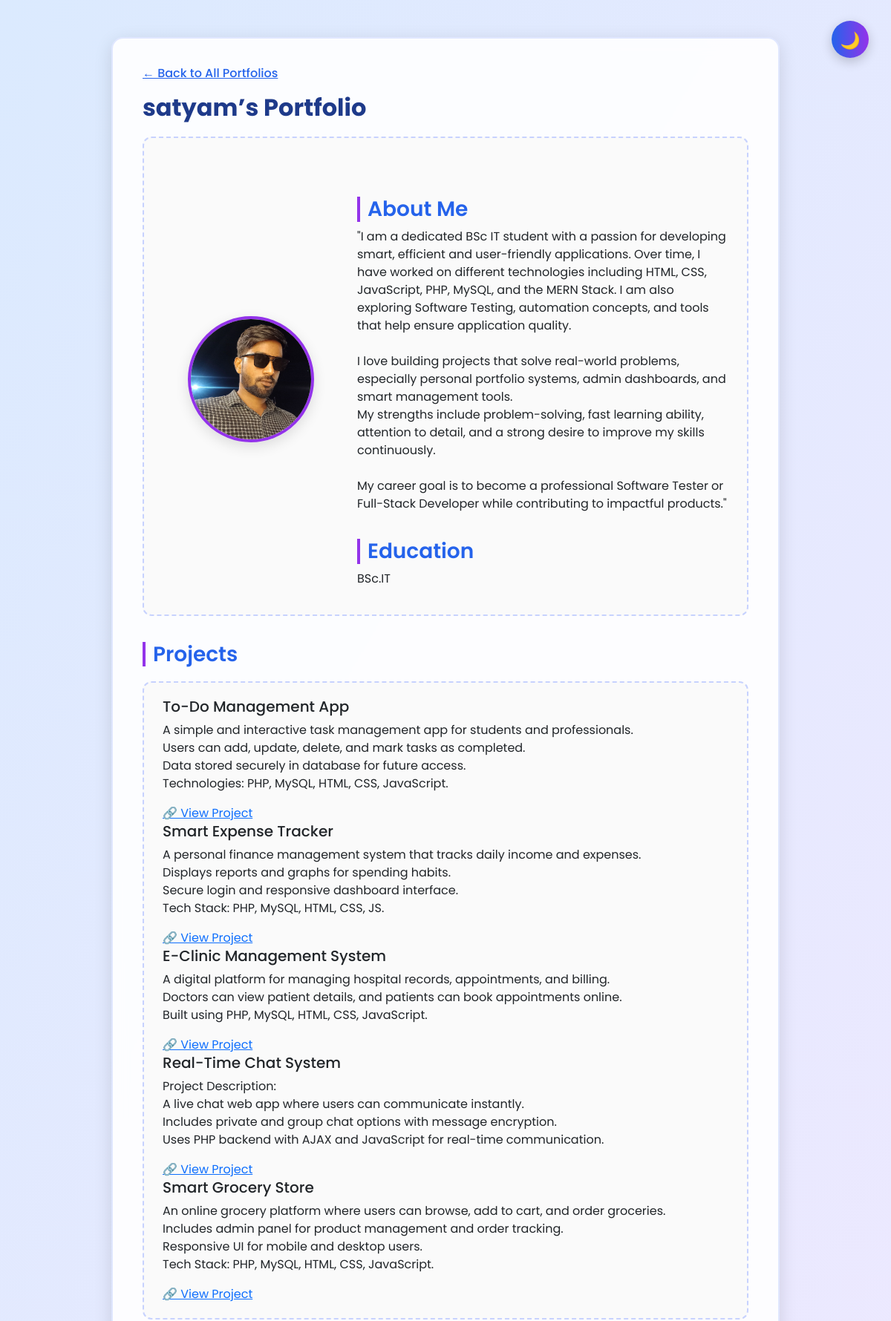
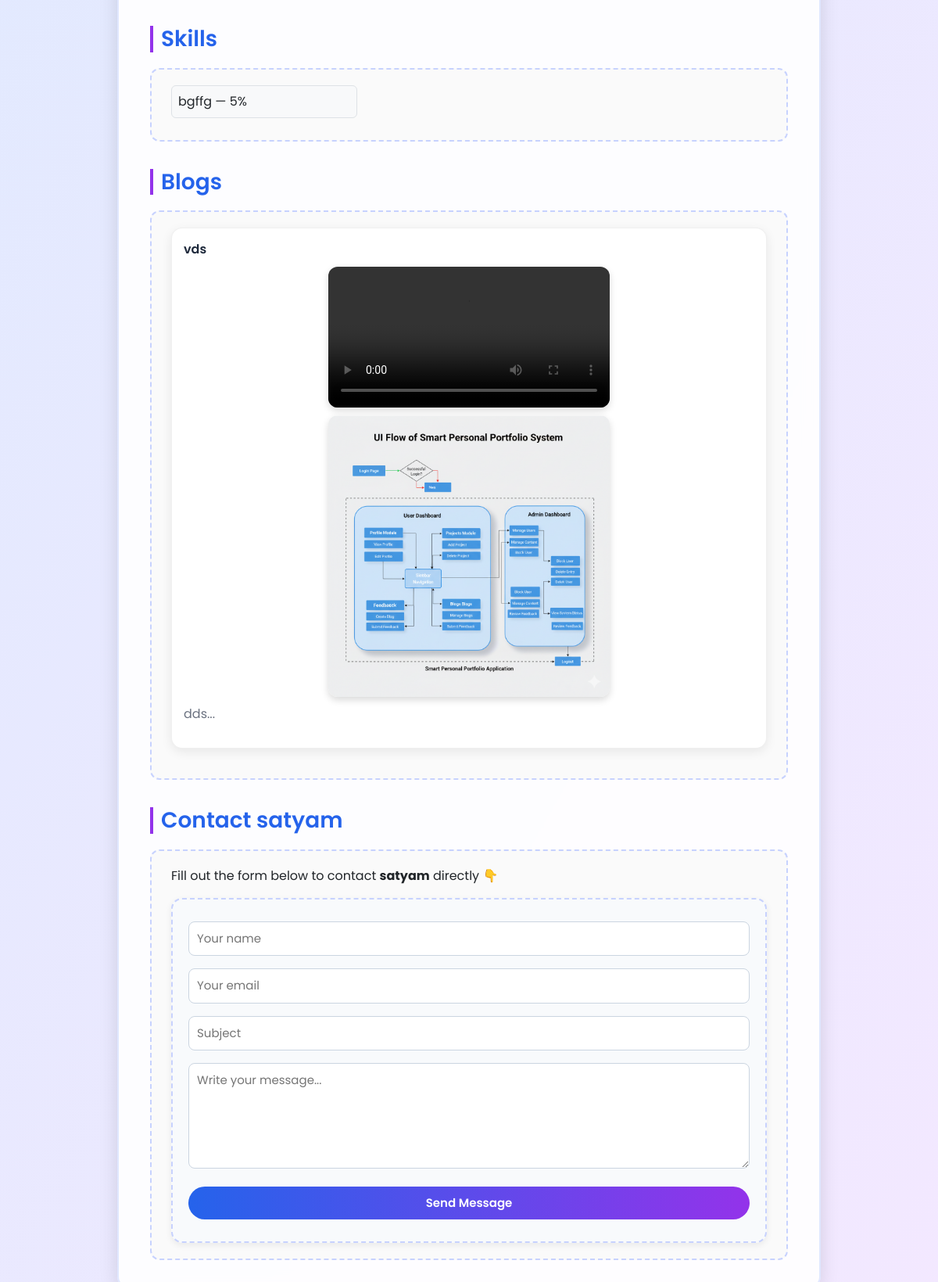
Screenshot of /view.php?user=10 with the database file from the repository (2 pictures, top to bottom).
### tables this page shows
CREATE TABLE `users` (
  `id` int(11) NOT NULL,
  `name` varchar(100) NOT NULL,
  `email` varchar(150) NOT NULL,
  `password` varchar(255) NOT NULL,
  `role` enum('admin','user') DEFAULT 'user',
  `status` enum('active','blocked') DEFAULT 'active',
  `created_at` timestamp NOT NULL DEFAULT current_timestamp(),
  `about_me` text DEFAULT NULL,
  `education` varchar(255) DEFAULT NULL,
  `profile_photo` varchar(255) DEFAULT NULL,
  `resume_pdf` varchar(255) DEFAULT NULL
);

CREATE TABLE `projects` (
  `id` int(11) NOT NULL,
  `user_id` int(11) NOT NULL,
  `title` varchar(150) NOT NULL,
  `description` text NOT NULL,
  `link` varchar(255) DEFAULT NULL,
  `image` varchar(255) DEFAULT NULL,
  `created_at` timestamp NOT NULL DEFAULT current_timestamp()
);

CREATE TABLE `skills` (
  `id` int(11) NOT NULL,
  `user_id` int(11) NOT NULL,
  `skill_name` varchar(100) NOT NULL,
  `percentage` int(3) NOT NULL CHECK (`percentage` between 0 and 100),
  `created_at` timestamp NOT NULL DEFAULT current_timestamp()
);

CREATE TABLE `blogs` (
  `id` int(11) NOT NULL,
  `user_id` int(11) NOT NULL,
  `title` varchar(200) NOT NULL,
  `content` text NOT NULL,
  `image` varchar(255) DEFAULT NULL,
  `video` varchar(255) DEFAULT NULL,
  `created_at` timestamp NOT NULL DEFAULT current_timestamp()
);

### public/view.php (the view, shortened to what this page needs)
<?php
include '../config/db.php';
$uid = intval($_GET['user'] ?? 0);
$stmt = mysqli_prepare($conn, "SELECT id,name,about_me,education,profile_photo,resume_pdf FROM users WHERE id=? AND status='active' LIMIT 1");
mysqli_stmt_bind_param($stmt, "i", $uid);
mysqli_stmt_execute($stmt);
$userRes = mysqli_stmt_get_result($stmt);
$user = mysqli_fetch_assoc($userRes);
$projects = mysqli_query($conn, "SELECT * FROM projects WHERE user_id=$uid ORDER BY id DESC");
$skills = mysqli_query($conn, "SELECT * FROM skills WHERE user_id=$uid ORDER BY percentage DESC");
$blogs = mysqli_query($conn, "SELECT * FROM blogs WHERE user_id=$uid ORDER BY id DESC");
?>
<!doctype html>
<html lang="en">
<head>
<link href="https://cdn.jsdelivr.net/npm/bootstrap@5.3.3/dist/css/bootstrap.min.css" rel="stylesheet">
</head>
<body>
<button class="toggle-btn" id="themeToggle">🌙</button>
<div class="container">
  <a href="index.php" class="back-link">← Back to All Portfolios</a>
  <h1><?= htmlspecialchars($user['name']) ?>’s Portfolio</h1>
  <div class="section">
    <div class="row align-items-center mt-4">
      <div class="col-md-4 text-center">
        <img src="<?= !empty($user['profile_photo']) ? '../assets/images/'.htmlspecialchars($user['profile_photo']) : '../assets/images/default-profile.png' ?>" class="profile mb-3">
      </div>
      <div class="col-md-8">
        <h3>About Me</h3>
        <p><?= nl2br(htmlspecialchars($user['about_me'] ?: 'No details added yet.')) ?></p>
        <h3>Education</h3>
        <p><?= htmlspecialchars($user['education'] ?: '—') ?></p>
      </div>
    </div>
  </div>
  <h3>Projects</h3>
  <div class="section">
    <?php if(mysqli_num_rows($projects) > 0): ?>
      <?php while($p = mysqli_fetch_assoc($projects)): ?>
        <div class="project-card">
          <h5><?= htmlspecialchars($p['title']) ?></h5>
          <p><?= nl2br(htmlspecialchars($p['description'])) ?></p>
          <?php if(!empty($p['link'])): ?>
            <a href="<?= htmlspecialchars($p['link']) ?>" target="_blank">🔗 View Project</a>
          <?php endif; ?>
        </div>
      <?php endwhile; ?>
    <?php else: ?>
      <p>No projects yet.</p>
    <?php endif; ?>
  </div>
  <h3>Skills</h3>
  <div class="section">
    <div class="row">
      <?php if(mysqli_num_rows($skills) > 0): ?>
        <?php while($s = mysqli_fetch_assoc($skills)): ?>
          <div class="col-md-4">
            <div class="p-2 bg-light border rounded mb-2">
              <?= htmlspecialchars($s['skill_name']) ?> — <?= intval($s['percentage']) ?>%
            </div>
          </div>
        <?php endwhile; ?>
      <?php else: ?>
        <p>No skills added yet.</p>
      <?php endif; ?>
    </div>
  </div>
  <h3>Blogs</h3>
  <div class="section">
    <?php if(mysqli_num_rows($blogs) > 0): ?>
      <?php while($b = mysqli_fetch_assoc($blogs)): ?>
        <div class="blog-card">
          <div class="blog-title"><?= htmlspecialchars($b['title']) ?></div>
          <?php if(!empty($b['video'])): ?>
            <video controls class="blog-media">
              <source src="../assets/uploads/videos/<?= htmlspecialchars($b['video']) ?>" type="video/mp4">
            </video>
          <?php endif; ?>
          <?php if(!empty($b['image'])): ?>
            <img src="../assets/uploads/blogs/<?= htmlspecialchars($b['image']) ?>" class="blog-media">
          <?php endif; ?>
          <p style="color:#6b7280;">
            <?= nl2br(htmlspecialchars(substr($b['content'],0,250))) ?>...
          </p>
        </div>
      <?php endwhile; ?>
    <?php else: ?>
      <p>No blogs yet.</p>
    <?php endif; ?>
  </div>
  <h3>Contact <?= htmlspecialchars($user['name']) ?></h3>
  <div class="section">
    <p>Fill out the form below to contact <b><?= htmlspecialchars($user['name']) ?></b> directly 👇</p>
    <form method="POST" action="contact_submit.php">
      <input name="name" placeholder="Your name" required>
      <input name="email" type="email" placeholder="Your email" required>
      <input name="subject" placeholder="Subject" required>
      <textarea name="message" rows="5" placeholder="Write your message..." required></textarea>
      <button type="submit">Send Message</button>
    </form>
  </div>
</div>
</body>
</html>

### public/view.php (style rules this page uses)
body { font-family: 'Poppins', sans-serif; background: linear-gradient(120deg, #dbeafe, #f3e8ff); transition: background 0.4s ease, color 0.4s ease; }
.container { max-width: 900px; margin: 50px auto; background: rgba(255, 255, 255, 0.9); backdrop-filter: blur(10px); border-radius: 16px; padding: 35px 40px; box-shadow: 0 6px 25px rgba(0,0,0,0.12); border: 2px solid #e0e7ff; }
h1 { color: #1e3a8a; font-weight: 700; font-size: 2rem; }
h3 { color: #2563eb; font-weight: 600; margin-top: 35px; border-left: 4px solid #9333ea; padding-left: 10px; }
.section { border: 2px dashed #c7d2fe; border-radius: 12px; padding: 20px 25px; margin-top: 20px; background: #fafafa; }
.profile { width: 170px; height: 170px; object-fit: cover; border-radius: 50%; border: 4px solid #9333ea; box-shadow: 0 6px 18px rgba(0,0,0,0.12); }
.blog-card { background: #ffffff; border-radius: 14px; padding: 15px; margin-bottom: 18px; border: 1px solid rgba(0,0,0,0.06); box-shadow: 0 4px 14px rgba(0,0,0,0.08); }
.blog-title { font-size: 1rem; font-weight: 600; color: #1e293b; margin-bottom: 10px; }
.blog-media { width: 100%; max-width: 360px; display: block; border-radius: 12px; margin: 10px auto; box-shadow: 0 4px 10px rgba(0,0,0,0.15); }
form { margin-top: 15px; background: #f8fafc; padding: 20px; border-radius: 14px; box-shadow: 0 3px 8px rgba(0,0,0,0.07); border: 2px dashed #c7d2fe; }
input, textarea, button { width:100%; padding:10px; margin:8px 0; border-radius:8px; border:1px solid #cbd5e1; font-family:'Poppins',sans-serif; font-size:15px; }
button { background: linear-gradient(90deg, #2563eb, #9333ea); color:white; font-weight:600; cursor:pointer; border:none; transition:0.3s; border-radius: 25px; }
.toggle-btn { position: fixed; top: 20px; right: 30px; background: linear-gradient(90deg, #2563eb, #9333ea); color: white; border: none; border-radius: 50%; width: 50px; height: 50px; font-size: 22px; cursor: pointer; box-shadow: 0 5px 15px rgba(0,0,0,0.2); }
.back-link { display:inline-block; margin-bottom:15px; font-weight:500; color:#2563eb; }

### rows the page displays
users: name "satyam", profile_photo (picture), about_me "\"I am a dedicated BSc IT student with a passion for developing smart, efficient and user-friendly applications. Over time, I have worked on different technologies including HTML, CSS, JavaScript, PHP, MySQL, and the MERN Stack. I am also exploring Software Testing, automation concepts, and tools that help ensure application quality. I love building projects that solve real-world problems, especially personal portfolio systems, admin dashboards, and smart management tools. My strengths include problem-solving, fast learning ability, attention to detail, and a strong desire to improve my skills continuously. My career goal is to become a professional Software Tester or Full-Stack Developer…", education "BSc.IT"
projects: title "To-Do Management App", description "A simple and interactive task management app for students and professionals. Users can add, update, delete, and mark tasks as completed. Data stored securely in database for future access. Technologies: PHP, MySQL, HTML, CSS, JavaScript."
projects: title "Smart Expense Tracker", description "A personal finance management system that tracks daily income and expenses. Displays reports and graphs for spending habits. Secure login and responsive dashboard interface. Tech Stack: PHP, MySQL, HTML, CSS, JS."
projects: title "E-Clinic Management System", description "A digital platform for managing hospital records, appointments, and billing. Doctors can view patient details, and patients can book appointments online. Built using PHP, MySQL, HTML, CSS, JavaScript."
projects: title "Real-Time Chat System", description "Project Description: A live chat web app where users can communicate instantly. Includes private and group chat options with message encryption. Uses PHP backend with AJAX and JavaScript for real-time communication."
projects: title "Smart Grocery Store", description "An online grocery platform where users can browse, add to cart, and order groceries. Includes admin panel for product management and order tracking. Responsive UI for mobile and desktop users. Tech Stack: PHP, MySQL, HTML, CSS, JavaScript."
skills: skill_name "bgffg", percentage "5"
blogs: title "vds", image (picture), content "dds"
